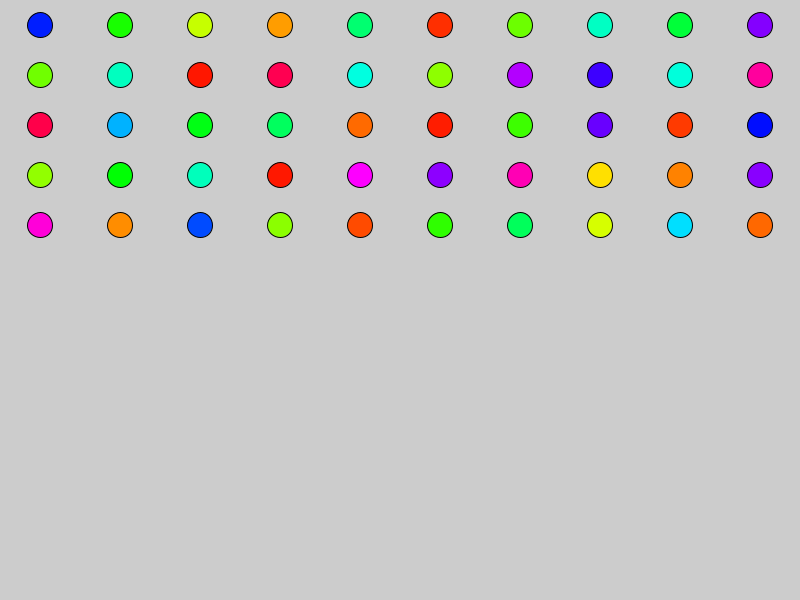
Frame 1 (no input)
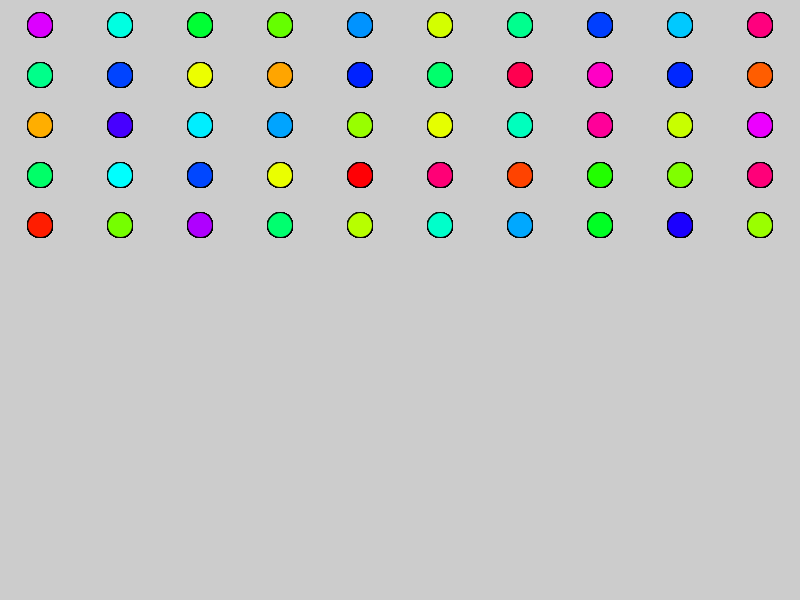
Frame 60 (the mouse pressed at the canvas centre just before this capture)
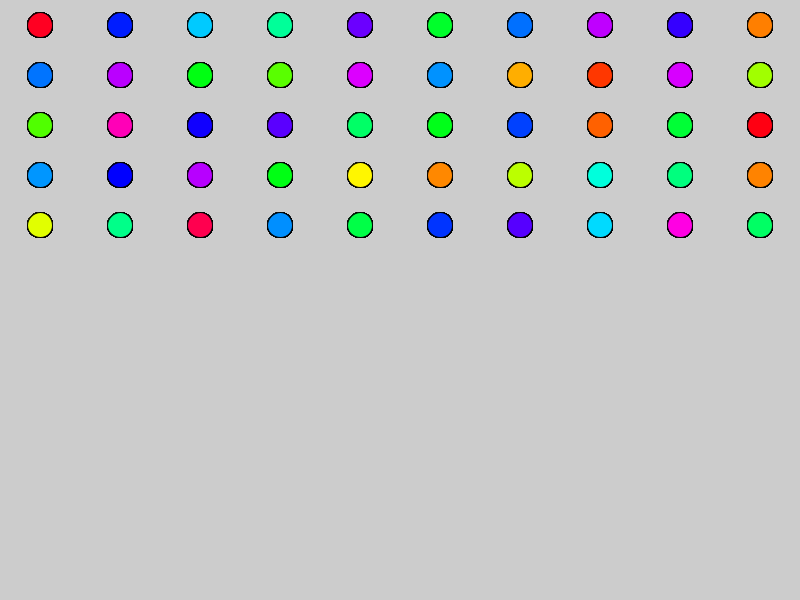
Frame 120 (the mouse held since frame 60 and released just before this capture)

The Processing sketch that drew these frames (run headless with seeded random() and noise(); from frame 60 on, the mouse is pressed at the canvas centre):

// Processing sketch: making_a_grid
// ── making_a_grid.pde
//create an ArrayList. Can also be an array, if you don't need to add/remove
ArrayList<TheThing> gridOfThings = new ArrayList<TheThing>();

//how many rows and columns?
int rows = 5;
int columns = 10;

void setup() {
  size(800, 600);
  colorMode(HSB, 360, 100, 100, 100);
//for loops to take us through each column and row.
//for each column (x), we will access each row (y)
  for (int x = 0; x < columns; x++) {
    for (int y = 0; y < rows; y++) {
      //add a new TheThing to the grid. The location uses the width and the number of rows/columns to get even spacing
      gridOfThings.add(new TheThing((width/columns)*.5 + x * width/columns, 25 + y * 50));
    }
  }
}

void draw() {
  //Do whatever you need to do
  for (int i = 0; i < gridOfThings.size (); i++) {
    TheThing thing = gridOfThings.get(i);
    thing.display();
    thing.colorShift();
  }
}



// ── TheThing_class.pde
/****************************************************
This class is just here because I needed something.
It is a simple class. If you are confused by it,
you may want to come see me for help.
****************************************************/

class TheThing {

  PVector loc;
  float sz;
  float hue;


  TheThing(float x, float y) {
    loc = new PVector(x, y);
    sz = 25;
    hue = random(360);
  }

  void display() {
    fill(hue, 100, 100, 100);
    ellipse(loc.x, loc.y, sz, sz);
  }

  void colorShift() {
    hue++;
    if (hue > 360) {
      hue = 0;
    }
  }
}
